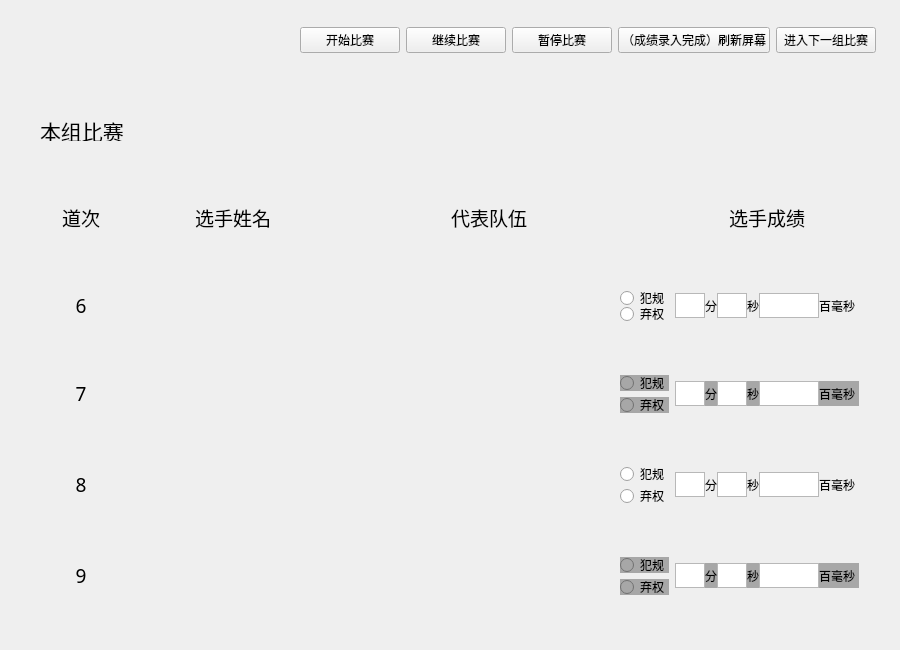
<?xml version="1.0" encoding="UTF-8"?>
<ui version="4.0">
 <class>ControlWindow</class>
 <widget class="QWidget" name="ControlWindow">
  <property name="geometry">
   <rect>
    <x>0</x>
    <y>0</y>
    <width>900</width>
    <height>650</height>
   </rect>
  </property>
  <property name="minimumSize">
   <size>
    <width>900</width>
    <height>650</height>
   </size>
  </property>
  <property name="maximumSize">
   <size>
    <width>900</width>
    <height>650</height>
   </size>
  </property>
  <property name="windowTitle">
   <string>SwimmingCompetionScreenAndGradeSystemControlWindow</string>
  </property>
  <widget class="QWidget" name="gridLayoutWidget">
   <property name="geometry">
    <rect>
     <x>60</x>
     <y>150</y>
     <width>799</width>
     <height>496</height>
    </rect>
   </property>
   <layout class="QGridLayout" name="gridLayout">
    <item row="0" column="7">
     <widget class="QLabel" name="label_12">
      <property name="minimumSize">
       <size>
        <width>0</width>
        <height>40</height>
       </size>
      </property>
      <property name="maximumSize">
       <size>
        <width>16777215</width>
        <height>40</height>
       </size>
      </property>
      <property name="font">
       <font>
        <family>造字工房悦圆演示版常规体</family>
        <pointsize>14</pointsize>
       </font>
      </property>
      <property name="text">
       <string>选手成绩</string>
      </property>
      <property name="alignment">
       <set>Qt::AlignCenter</set>
      </property>
     </widget>
    </item>
    <item row="4" column="7">
     <layout class="QHBoxLayout" name="horizontalLayout_3">
      <property name="spacing">
       <number>0</number>
      </property>
      <item>
       <widget class="QTextEdit" name="Line3Min">
        <property name="minimumSize">
         <size>
          <width>30</width>
          <height>25</height>
         </size>
        </property>
        <property name="maximumSize">
         <size>
          <width>30</width>
          <height>25</height>
         </size>
        </property>
       </widget>
      </item>
      <item>
       <widget class="QLabel" name="label_17">
        <property name="minimumSize">
         <size>
          <width>12</width>
          <height>25</height>
         </size>
        </property>
        <property name="maximumSize">
         <size>
          <width>12</width>
          <height>25</height>
         </size>
        </property>
        <property name="styleSheet">
         <string notr="true">background-color: rgb(167, 167, 167);</string>
        </property>
        <property name="text">
         <string>分</string>
        </property>
       </widget>
      </item>
      <item>
       <widget class="QTextEdit" name="Line3Sec">
        <property name="minimumSize">
         <size>
          <width>30</width>
          <height>25</height>
         </size>
        </property>
        <property name="maximumSize">
         <size>
          <width>30</width>
          <height>25</height>
         </size>
        </property>
       </widget>
      </item>
      <item>
       <widget class="QLabel" name="label_18">
        <property name="minimumSize">
         <size>
          <width>12</width>
          <height>25</height>
         </size>
        </property>
        <property name="maximumSize">
         <size>
          <width>12</width>
          <height>25</height>
         </size>
        </property>
        <property name="styleSheet">
         <string notr="true">background-color: rgb(167, 167, 167);</string>
        </property>
        <property name="text">
         <string>秒</string>
        </property>
       </widget>
      </item>
      <item>
       <widget class="QTextEdit" name="Line3HunMSec">
        <property name="minimumSize">
         <size>
          <width>60</width>
          <height>25</height>
         </size>
        </property>
        <property name="maximumSize">
         <size>
          <width>30</width>
          <height>25</height>
         </size>
        </property>
       </widget>
      </item>
      <item>
       <widget class="QLabel" name="label_19">
        <property name="minimumSize">
         <size>
          <width>40</width>
          <height>25</height>
         </size>
        </property>
        <property name="maximumSize">
         <size>
          <width>40</width>
          <height>25</height>
         </size>
        </property>
        <property name="styleSheet">
         <string notr="true">background-color: rgb(167, 167, 167);</string>
        </property>
        <property name="text">
         <string>百毫秒</string>
        </property>
       </widget>
      </item>
     </layout>
    </item>
    <item row="2" column="2">
     <widget class="QLabel" name="Line1Team">
      <property name="minimumSize">
       <size>
        <width>250</width>
        <height>25</height>
       </size>
      </property>
      <property name="maximumSize">
       <size>
        <width>195</width>
        <height>25</height>
       </size>
      </property>
      <property name="font">
       <font>
        <family>宋体</family>
        <pointsize>14</pointsize>
       </font>
      </property>
      <property name="text">
       <string/>
      </property>
      <property name="alignment">
       <set>Qt::AlignCenter</set>
      </property>
     </widget>
    </item>
    <item row="1" column="7">
     <layout class="QHBoxLayout" name="horizontalLayout_6">
      <property name="spacing">
       <number>0</number>
      </property>
      <item>
       <widget class="QTextEdit" name="Line0Min">
        <property name="minimumSize">
         <size>
          <width>30</width>
          <height>25</height>
         </size>
        </property>
        <property name="maximumSize">
         <size>
          <width>30</width>
          <height>25</height>
         </size>
        </property>
       </widget>
      </item>
      <item>
       <widget class="QLabel" name="label_40">
        <property name="minimumSize">
         <size>
          <width>12</width>
          <height>25</height>
         </size>
        </property>
        <property name="maximumSize">
         <size>
          <width>12</width>
          <height>25</height>
         </size>
        </property>
        <property name="text">
         <string>分</string>
        </property>
       </widget>
      </item>
      <item>
       <widget class="QTextEdit" name="Line0Sec">
        <property name="minimumSize">
         <size>
          <width>30</width>
          <height>25</height>
         </size>
        </property>
        <property name="maximumSize">
         <size>
          <width>30</width>
          <height>25</height>
         </size>
        </property>
       </widget>
      </item>
      <item>
       <widget class="QLabel" name="label_41">
        <property name="minimumSize">
         <size>
          <width>12</width>
          <height>25</height>
         </size>
        </property>
        <property name="maximumSize">
         <size>
          <width>12</width>
          <height>25</height>
         </size>
        </property>
        <property name="text">
         <string>秒</string>
        </property>
       </widget>
      </item>
      <item>
       <widget class="QTextEdit" name="Line0HunMSec">
        <property name="minimumSize">
         <size>
          <width>60</width>
          <height>25</height>
         </size>
        </property>
        <property name="maximumSize">
         <size>
          <width>30</width>
          <height>25</height>
         </size>
        </property>
       </widget>
      </item>
      <item>
       <widget class="QLabel" name="label_42">
        <property name="minimumSize">
         <size>
          <width>40</width>
          <height>25</height>
         </size>
        </property>
        <property name="maximumSize">
         <size>
          <width>40</width>
          <height>25</height>
         </size>
        </property>
        <property name="text">
         <string>百毫秒</string>
        </property>
       </widget>
      </item>
     </layout>
    </item>
    <item row="3" column="4">
     <layout class="QVBoxLayout" name="verticalLayout_5">
      <item>
       <widget class="QRadioButton" name="Line2Q">
        <property name="minimumSize">
         <size>
          <width>0</width>
          <height>16</height>
         </size>
        </property>
        <property name="maximumSize">
         <size>
          <width>16777215</width>
          <height>16</height>
         </size>
        </property>
        <property name="text">
         <string>犯规</string>
        </property>
        <property name="autoExclusive">
         <bool>false</bool>
        </property>
       </widget>
      </item>
      <item>
       <widget class="QRadioButton" name="Line2DQ">
        <property name="minimumSize">
         <size>
          <width>0</width>
          <height>16</height>
         </size>
        </property>
        <property name="maximumSize">
         <size>
          <width>16777215</width>
          <height>16</height>
         </size>
        </property>
        <property name="text">
         <string>弃权</string>
        </property>
        <property name="autoExclusive">
         <bool>false</bool>
        </property>
       </widget>
      </item>
     </layout>
    </item>
    <item row="4" column="4">
     <layout class="QVBoxLayout" name="verticalLayout_3">
      <item>
       <widget class="QRadioButton" name="Line3Q">
        <property name="minimumSize">
         <size>
          <width>0</width>
          <height>16</height>
         </size>
        </property>
        <property name="maximumSize">
         <size>
          <width>16777215</width>
          <height>16</height>
         </size>
        </property>
        <property name="styleSheet">
         <string notr="true">background-color: rgb(167, 167, 167);</string>
        </property>
        <property name="text">
         <string>犯规</string>
        </property>
        <property name="autoExclusive">
         <bool>false</bool>
        </property>
       </widget>
      </item>
      <item>
       <widget class="QRadioButton" name="Line3DQ">
        <property name="minimumSize">
         <size>
          <width>0</width>
          <height>16</height>
         </size>
        </property>
        <property name="maximumSize">
         <size>
          <width>16777215</width>
          <height>16</height>
         </size>
        </property>
        <property name="styleSheet">
         <string notr="true">background-color: rgb(167, 167, 167);</string>
        </property>
        <property name="text">
         <string>弃权</string>
        </property>
        <property name="autoExclusive">
         <bool>false</bool>
        </property>
       </widget>
      </item>
     </layout>
    </item>
    <item row="2" column="4">
     <layout class="QVBoxLayout" name="verticalLayout_4">
      <item>
       <widget class="QRadioButton" name="Line1Q">
        <property name="minimumSize">
         <size>
          <width>0</width>
          <height>16</height>
         </size>
        </property>
        <property name="maximumSize">
         <size>
          <width>16777215</width>
          <height>16</height>
         </size>
        </property>
        <property name="styleSheet">
         <string notr="true">background-color: rgb(167, 167, 167);</string>
        </property>
        <property name="text">
         <string>犯规</string>
        </property>
        <property name="autoExclusive">
         <bool>false</bool>
        </property>
       </widget>
      </item>
      <item>
       <widget class="QRadioButton" name="Line1DQ">
        <property name="minimumSize">
         <size>
          <width>0</width>
          <height>16</height>
         </size>
        </property>
        <property name="maximumSize">
         <size>
          <width>16777215</width>
          <height>16</height>
         </size>
        </property>
        <property name="styleSheet">
         <string notr="true">background-color: rgb(167, 167, 167);</string>
        </property>
        <property name="text">
         <string>弃权</string>
        </property>
        <property name="autoExclusive">
         <bool>false</bool>
        </property>
       </widget>
      </item>
     </layout>
    </item>
    <item row="2" column="7">
     <layout class="QHBoxLayout" name="horizontalLayout">
      <property name="spacing">
       <number>0</number>
      </property>
      <item>
       <widget class="QTextEdit" name="Line1Min">
        <property name="minimumSize">
         <size>
          <width>30</width>
          <height>25</height>
         </size>
        </property>
        <property name="maximumSize">
         <size>
          <width>30</width>
          <height>25</height>
         </size>
        </property>
       </widget>
      </item>
      <item>
       <widget class="QLabel" name="label">
        <property name="minimumSize">
         <size>
          <width>12</width>
          <height>25</height>
         </size>
        </property>
        <property name="maximumSize">
         <size>
          <width>12</width>
          <height>25</height>
         </size>
        </property>
        <property name="styleSheet">
         <string notr="true">background-color: rgb(167, 167, 167);</string>
        </property>
        <property name="text">
         <string>分</string>
        </property>
       </widget>
      </item>
      <item>
       <widget class="QTextEdit" name="Line1Sec">
        <property name="minimumSize">
         <size>
          <width>30</width>
          <height>25</height>
         </size>
        </property>
        <property name="maximumSize">
         <size>
          <width>30</width>
          <height>25</height>
         </size>
        </property>
       </widget>
      </item>
      <item>
       <widget class="QLabel" name="label_2">
        <property name="minimumSize">
         <size>
          <width>12</width>
          <height>25</height>
         </size>
        </property>
        <property name="maximumSize">
         <size>
          <width>12</width>
          <height>25</height>
         </size>
        </property>
        <property name="styleSheet">
         <string notr="true">background-color: rgb(167, 167, 167);</string>
        </property>
        <property name="text">
         <string>秒</string>
        </property>
       </widget>
      </item>
      <item>
       <widget class="QTextEdit" name="Line1HunMSec">
        <property name="minimumSize">
         <size>
          <width>60</width>
          <height>25</height>
         </size>
        </property>
        <property name="maximumSize">
         <size>
          <width>30</width>
          <height>25</height>
         </size>
        </property>
       </widget>
      </item>
      <item>
       <widget class="QLabel" name="label_13">
        <property name="minimumSize">
         <size>
          <width>40</width>
          <height>25</height>
         </size>
        </property>
        <property name="maximumSize">
         <size>
          <width>40</width>
          <height>25</height>
         </size>
        </property>
        <property name="styleSheet">
         <string notr="true">background-color: rgb(167, 167, 167);</string>
        </property>
        <property name="text">
         <string>百毫秒</string>
        </property>
       </widget>
      </item>
     </layout>
    </item>
    <item row="3" column="7">
     <layout class="QHBoxLayout" name="horizontalLayout_2">
      <property name="spacing">
       <number>0</number>
      </property>
      <item>
       <widget class="QTextEdit" name="Line2Min">
        <property name="minimumSize">
         <size>
          <width>30</width>
          <height>25</height>
         </size>
        </property>
        <property name="maximumSize">
         <size>
          <width>30</width>
          <height>25</height>
         </size>
        </property>
       </widget>
      </item>
      <item>
       <widget class="QLabel" name="label_14">
        <property name="minimumSize">
         <size>
          <width>12</width>
          <height>25</height>
         </size>
        </property>
        <property name="maximumSize">
         <size>
          <width>12</width>
          <height>25</height>
         </size>
        </property>
        <property name="text">
         <string>分</string>
        </property>
       </widget>
      </item>
      <item>
       <widget class="QTextEdit" name="Line2Sec">
        <property name="minimumSize">
         <size>
          <width>30</width>
          <height>25</height>
         </size>
        </property>
        <property name="maximumSize">
         <size>
          <width>30</width>
          <height>25</height>
         </size>
        </property>
       </widget>
      </item>
      <item>
       <widget class="QLabel" name="label_15">
        <property name="minimumSize">
         <size>
          <width>12</width>
          <height>25</height>
         </size>
        </property>
        <property name="maximumSize">
         <size>
          <width>12</width>
          <height>25</height>
         </size>
        </property>
        <property name="text">
         <string>秒</string>
        </property>
       </widget>
      </item>
      <item>
       <widget class="QTextEdit" name="Line2HunMSec">
        <property name="minimumSize">
         <size>
          <width>60</width>
          <height>25</height>
         </size>
        </property>
        <property name="maximumSize">
         <size>
          <width>30</width>
          <height>25</height>
         </size>
        </property>
       </widget>
      </item>
      <item>
       <widget class="QLabel" name="label_16">
        <property name="minimumSize">
         <size>
          <width>40</width>
          <height>25</height>
         </size>
        </property>
        <property name="maximumSize">
         <size>
          <width>40</width>
          <height>25</height>
         </size>
        </property>
        <property name="text">
         <string>百毫秒</string>
        </property>
       </widget>
      </item>
     </layout>
    </item>
    <item row="2" column="1">
     <widget class="QLabel" name="Line1Name">
      <property name="minimumSize">
       <size>
        <width>250</width>
        <height>25</height>
       </size>
      </property>
      <property name="maximumSize">
       <size>
        <width>250</width>
        <height>25</height>
       </size>
      </property>
      <property name="font">
       <font>
        <family>宋体</family>
        <pointsize>14</pointsize>
       </font>
      </property>
      <property name="text">
       <string/>
      </property>
      <property name="alignment">
       <set>Qt::AlignCenter</set>
      </property>
     </widget>
    </item>
    <item row="4" column="1">
     <widget class="QLabel" name="Line3Name">
      <property name="minimumSize">
       <size>
        <width>250</width>
        <height>25</height>
       </size>
      </property>
      <property name="maximumSize">
       <size>
        <width>195</width>
        <height>25</height>
       </size>
      </property>
      <property name="font">
       <font>
        <family>宋体</family>
        <pointsize>14</pointsize>
       </font>
      </property>
      <property name="text">
       <string/>
      </property>
      <property name="alignment">
       <set>Qt::AlignCenter</set>
      </property>
     </widget>
    </item>
    <item row="4" column="0">
     <widget class="QLabel" name="label_7">
      <property name="minimumSize">
       <size>
        <width>0</width>
        <height>25</height>
       </size>
      </property>
      <property name="maximumSize">
       <size>
        <width>16777215</width>
        <height>25</height>
       </size>
      </property>
      <property name="font">
       <font>
        <family>造字工房悦圆演示版常规体</family>
        <pointsize>14</pointsize>
       </font>
      </property>
      <property name="text">
       <string>9</string>
      </property>
      <property name="alignment">
       <set>Qt::AlignCenter</set>
      </property>
     </widget>
    </item>
    <item row="3" column="0">
     <widget class="QLabel" name="label_6">
      <property name="minimumSize">
       <size>
        <width>0</width>
        <height>25</height>
       </size>
      </property>
      <property name="maximumSize">
       <size>
        <width>16777215</width>
        <height>25</height>
       </size>
      </property>
      <property name="font">
       <font>
        <family>造字工房悦圆演示版常规体</family>
        <pointsize>14</pointsize>
       </font>
      </property>
      <property name="text">
       <string>8</string>
      </property>
      <property name="alignment">
       <set>Qt::AlignCenter</set>
      </property>
     </widget>
    </item>
    <item row="3" column="1">
     <widget class="QLabel" name="Line2Name">
      <property name="minimumSize">
       <size>
        <width>250</width>
        <height>25</height>
       </size>
      </property>
      <property name="maximumSize">
       <size>
        <width>195</width>
        <height>25</height>
       </size>
      </property>
      <property name="font">
       <font>
        <family>宋体</family>
        <pointsize>14</pointsize>
       </font>
      </property>
      <property name="text">
       <string/>
      </property>
      <property name="alignment">
       <set>Qt::AlignCenter</set>
      </property>
     </widget>
    </item>
    <item row="0" column="0">
     <widget class="QLabel" name="label_4">
      <property name="minimumSize">
       <size>
        <width>0</width>
        <height>40</height>
       </size>
      </property>
      <property name="maximumSize">
       <size>
        <width>16777215</width>
        <height>40</height>
       </size>
      </property>
      <property name="font">
       <font>
        <family>造字工房悦圆演示版常规体</family>
        <pointsize>14</pointsize>
       </font>
      </property>
      <property name="text">
       <string>道次</string>
      </property>
      <property name="alignment">
       <set>Qt::AlignCenter</set>
      </property>
     </widget>
    </item>
    <item row="2" column="0">
     <widget class="QLabel" name="label_5">
      <property name="minimumSize">
       <size>
        <width>0</width>
        <height>25</height>
       </size>
      </property>
      <property name="maximumSize">
       <size>
        <width>16777215</width>
        <height>25</height>
       </size>
      </property>
      <property name="font">
       <font>
        <family>造字工房悦圆演示版常规体</family>
        <pointsize>14</pointsize>
       </font>
      </property>
      <property name="text">
       <string>7</string>
      </property>
      <property name="alignment">
       <set>Qt::AlignCenter</set>
      </property>
     </widget>
    </item>
    <item row="0" column="2">
     <widget class="QLabel" name="label_11">
      <property name="minimumSize">
       <size>
        <width>0</width>
        <height>40</height>
       </size>
      </property>
      <property name="maximumSize">
       <size>
        <width>16777215</width>
        <height>40</height>
       </size>
      </property>
      <property name="font">
       <font>
        <family>造字工房悦圆演示版常规体</family>
        <pointsize>14</pointsize>
       </font>
      </property>
      <property name="text">
       <string>代表队伍</string>
      </property>
      <property name="alignment">
       <set>Qt::AlignCenter</set>
      </property>
     </widget>
    </item>
    <item row="0" column="1">
     <widget class="QLabel" name="label_10">
      <property name="minimumSize">
       <size>
        <width>0</width>
        <height>40</height>
       </size>
      </property>
      <property name="maximumSize">
       <size>
        <width>16777215</width>
        <height>40</height>
       </size>
      </property>
      <property name="font">
       <font>
        <family>造字工房悦圆演示版常规体</family>
        <pointsize>14</pointsize>
       </font>
      </property>
      <property name="text">
       <string>选手姓名</string>
      </property>
      <property name="alignment">
       <set>Qt::AlignCenter</set>
      </property>
     </widget>
    </item>
    <item row="1" column="1">
     <widget class="QLabel" name="Line0Name">
      <property name="minimumSize">
       <size>
        <width>250</width>
        <height>25</height>
       </size>
      </property>
      <property name="maximumSize">
       <size>
        <width>250</width>
        <height>25</height>
       </size>
      </property>
      <property name="font">
       <font>
        <family>宋体</family>
        <pointsize>14</pointsize>
       </font>
      </property>
      <property name="text">
       <string/>
      </property>
      <property name="alignment">
       <set>Qt::AlignCenter</set>
      </property>
     </widget>
    </item>
    <item row="4" column="2">
     <widget class="QLabel" name="Line3Team">
      <property name="minimumSize">
       <size>
        <width>250</width>
        <height>25</height>
       </size>
      </property>
      <property name="maximumSize">
       <size>
        <width>195</width>
        <height>25</height>
       </size>
      </property>
      <property name="font">
       <font>
        <family>宋体</family>
        <pointsize>14</pointsize>
       </font>
      </property>
      <property name="text">
       <string/>
      </property>
      <property name="alignment">
       <set>Qt::AlignCenter</set>
      </property>
     </widget>
    </item>
    <item row="3" column="2">
     <widget class="QLabel" name="Line2Team">
      <property name="minimumSize">
       <size>
        <width>250</width>
        <height>25</height>
       </size>
      </property>
      <property name="maximumSize">
       <size>
        <width>195</width>
        <height>25</height>
       </size>
      </property>
      <property name="font">
       <font>
        <family>宋体</family>
        <pointsize>14</pointsize>
       </font>
      </property>
      <property name="text">
       <string/>
      </property>
      <property name="alignment">
       <set>Qt::AlignCenter</set>
      </property>
     </widget>
    </item>
    <item row="1" column="2">
     <widget class="QLabel" name="Line0Team">
      <property name="minimumSize">
       <size>
        <width>250</width>
        <height>25</height>
       </size>
      </property>
      <property name="maximumSize">
       <size>
        <width>195</width>
        <height>25</height>
       </size>
      </property>
      <property name="font">
       <font>
        <family>宋体</family>
        <pointsize>14</pointsize>
       </font>
      </property>
      <property name="text">
       <string/>
      </property>
      <property name="alignment">
       <set>Qt::AlignCenter</set>
      </property>
     </widget>
    </item>
    <item row="1" column="4">
     <layout class="QVBoxLayout" name="verticalLayout_11">
      <property name="spacing">
       <number>0</number>
      </property>
      <item>
       <widget class="QRadioButton" name="Line0Q">
        <property name="minimumSize">
         <size>
          <width>0</width>
          <height>16</height>
         </size>
        </property>
        <property name="maximumSize">
         <size>
          <width>16777215</width>
          <height>16</height>
         </size>
        </property>
        <property name="text">
         <string>犯规</string>
        </property>
        <property name="autoExclusive">
         <bool>false</bool>
        </property>
       </widget>
      </item>
      <item>
       <widget class="QRadioButton" name="Line0DQ">
        <property name="minimumSize">
         <size>
          <width>0</width>
          <height>16</height>
         </size>
        </property>
        <property name="maximumSize">
         <size>
          <width>16777215</width>
          <height>16</height>
         </size>
        </property>
        <property name="text">
         <string>弃权</string>
        </property>
        <property name="autoExclusive">
         <bool>false</bool>
        </property>
       </widget>
      </item>
     </layout>
    </item>
    <item row="1" column="0">
     <widget class="QLabel" name="label_39">
      <property name="minimumSize">
       <size>
        <width>0</width>
        <height>25</height>
       </size>
      </property>
      <property name="maximumSize">
       <size>
        <width>16777215</width>
        <height>25</height>
       </size>
      </property>
      <property name="font">
       <font>
        <family>造字工房悦圆演示版常规体</family>
        <pointsize>14</pointsize>
       </font>
      </property>
      <property name="text">
       <string>6</string>
      </property>
      <property name="alignment">
       <set>Qt::AlignCenter</set>
      </property>
     </widget>
    </item>
   </layout>
  </widget>
  <widget class="QLabel" name="label_3">
   <property name="geometry">
    <rect>
     <x>40</x>
     <y>120</y>
     <width>91</width>
     <height>21</height>
    </rect>
   </property>
   <property name="font">
    <font>
     <family>造字工房悦圆演示版常规体</family>
     <pointsize>16</pointsize>
    </font>
   </property>
   <property name="text">
    <string>本组比赛：</string>
   </property>
  </widget>
  <widget class="QLabel" name="CompetitionName">
   <property name="geometry">
    <rect>
     <x>140</x>
     <y>120</y>
     <width>701</width>
     <height>21</height>
    </rect>
   </property>
   <property name="font">
    <font>
     <family>造字工房悦圆演示版常规体</family>
     <pointsize>16</pointsize>
    </font>
   </property>
   <property name="text">
    <string/>
   </property>
  </widget>
  <widget class="QWidget" name="gridLayoutWidget_2">
   <property name="geometry">
    <rect>
     <x>300</x>
     <y>10</y>
     <width>576</width>
     <height>61</height>
    </rect>
   </property>
   <layout class="QGridLayout" name="gridLayout_2">
    <item row="0" column="0">
     <widget class="QPushButton" name="StartBtn">
      <property name="text">
       <string>开始比赛</string>
      </property>
     </widget>
    </item>
    <item row="0" column="2">
     <widget class="QPushButton" name="StopBtn">
      <property name="text">
       <string>暂停比赛</string>
      </property>
     </widget>
    </item>
    <item row="0" column="4">
     <widget class="QPushButton" name="Next">
      <property name="text">
       <string>进入下一组比赛</string>
      </property>
     </widget>
    </item>
    <item row="0" column="1">
     <widget class="QPushButton" name="ContinueBtn">
      <property name="text">
       <string>继续比赛</string>
      </property>
     </widget>
    </item>
    <item row="0" column="3">
     <widget class="QPushButton" name="Refresh">
      <property name="text">
       <string>（成绩录入完成）刷新屏幕</string>
      </property>
     </widget>
    </item>
   </layout>
  </widget>
 </widget>
 <resources/>
 <connections/>
</ui>
